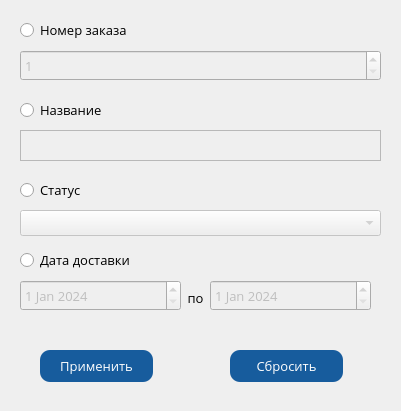
<?xml version="1.0" encoding="UTF-8"?>
<ui version="4.0">
 <class>Form_Filter_Zakaz</class>
 <widget class="QWidget" name="Form_Filter_Zakaz">
  <property name="windowModality">
   <enum>Qt::ApplicationModal</enum>
  </property>
  <property name="enabled">
   <bool>true</bool>
  </property>
  <property name="geometry">
   <rect>
    <x>0</x>
    <y>0</y>
    <width>401</width>
    <height>411</height>
   </rect>
  </property>
  <property name="font">
   <font>
    <family>Open Sans</family>
    <pointsize>10</pointsize>
   </font>
  </property>
  <property name="windowTitle">
   <string>Фильтр</string>
  </property>
  <property name="windowIcon">
   <iconset>
    <normaloff>logo.png</normaloff>logo.png</iconset>
  </property>
  <widget class="QTextEdit" name="textEdit">
   <property name="enabled">
    <bool>false</bool>
   </property>
   <property name="geometry">
    <rect>
     <x>20</x>
     <y>130</y>
     <width>361</width>
     <height>31</height>
    </rect>
   </property>
  </widget>
  <widget class="QPushButton" name="pushButton">
   <property name="geometry">
    <rect>
     <x>40</x>
     <y>350</y>
     <width>113</width>
     <height>32</height>
    </rect>
   </property>
   <property name="styleSheet">
    <string notr="true">QPushButton {
    border-radius:  10px;
    background-color:  rgb(23, 92, 157);
    color:  rgb(255, 255, 255);
	font: 10pt &quot;Open Sans&quot;;
}

QPushButton:pressed {
    background-color:  rgb(11, 48, 84);
}</string>
   </property>
   <property name="text">
    <string>Применить</string>
   </property>
  </widget>
  <widget class="QPushButton" name="pushButton_2">
   <property name="geometry">
    <rect>
     <x>230</x>
     <y>350</y>
     <width>113</width>
     <height>32</height>
    </rect>
   </property>
   <property name="styleSheet">
    <string notr="true">QPushButton {
    border-radius:  10px;
    background-color:  rgb(23, 92, 157);
    color:  rgb(255, 255, 255);
	font: 10pt &quot;Open Sans&quot;;
}

QPushButton:pressed {
    background-color:  rgb(11, 48, 84);
}</string>
   </property>
   <property name="text">
    <string>Сбросить</string>
   </property>
  </widget>
  <widget class="QComboBox" name="comboBox">
   <property name="enabled">
    <bool>false</bool>
   </property>
   <property name="geometry">
    <rect>
     <x>20</x>
     <y>210</y>
     <width>361</width>
     <height>26</height>
    </rect>
   </property>
  </widget>
  <widget class="QLabel" name="label_4">
   <property name="geometry">
    <rect>
     <x>180</x>
     <y>290</y>
     <width>31</width>
     <height>16</height>
    </rect>
   </property>
   <property name="contextMenuPolicy">
    <enum>Qt::DefaultContextMenu</enum>
   </property>
   <property name="layoutDirection">
    <enum>Qt::LeftToRight</enum>
   </property>
   <property name="text">
    <string>по</string>
   </property>
   <property name="scaledContents">
    <bool>false</bool>
   </property>
   <property name="alignment">
    <set>Qt::AlignCenter</set>
   </property>
   <property name="wordWrap">
    <bool>false</bool>
   </property>
   <property name="openExternalLinks">
    <bool>false</bool>
   </property>
  </widget>
  <widget class="QDateEdit" name="dateEdit">
   <property name="enabled">
    <bool>false</bool>
   </property>
   <property name="geometry">
    <rect>
     <x>20</x>
     <y>280</y>
     <width>161</width>
     <height>31</height>
    </rect>
   </property>
   <property name="date">
    <date>
     <year>2024</year>
     <month>1</month>
     <day>1</day>
    </date>
   </property>
  </widget>
  <widget class="QDateEdit" name="dateEdit_2">
   <property name="enabled">
    <bool>false</bool>
   </property>
   <property name="geometry">
    <rect>
     <x>210</x>
     <y>280</y>
     <width>161</width>
     <height>31</height>
    </rect>
   </property>
   <property name="date">
    <date>
     <year>2024</year>
     <month>1</month>
     <day>1</day>
    </date>
   </property>
  </widget>
  <widget class="QSpinBox" name="spinBox">
   <property name="enabled">
    <bool>false</bool>
   </property>
   <property name="geometry">
    <rect>
     <x>20</x>
     <y>50</y>
     <width>361</width>
     <height>31</height>
    </rect>
   </property>
   <property name="minimum">
    <number>1</number>
   </property>
  </widget>
  <widget class="QRadioButton" name="radioButton">
   <property name="geometry">
    <rect>
     <x>20</x>
     <y>20</y>
     <width>161</width>
     <height>20</height>
    </rect>
   </property>
   <property name="text">
    <string>Номер заказа</string>
   </property>
   <property name="checkable">
    <bool>true</bool>
   </property>
   <property name="checked">
    <bool>false</bool>
   </property>
  </widget>
  <widget class="QRadioButton" name="radioButton_2">
   <property name="geometry">
    <rect>
     <x>20</x>
     <y>100</y>
     <width>100</width>
     <height>20</height>
    </rect>
   </property>
   <property name="text">
    <string>Название</string>
   </property>
  </widget>
  <widget class="QRadioButton" name="radioButton_3">
   <property name="geometry">
    <rect>
     <x>20</x>
     <y>180</y>
     <width>100</width>
     <height>20</height>
    </rect>
   </property>
   <property name="text">
    <string>Статус</string>
   </property>
  </widget>
  <widget class="QRadioButton" name="radioButton_4">
   <property name="geometry">
    <rect>
     <x>20</x>
     <y>250</y>
     <width>151</width>
     <height>20</height>
    </rect>
   </property>
   <property name="text">
    <string>Дата доставки</string>
   </property>
  </widget>
 </widget>
 <resources/>
 <connections/>
</ui>
